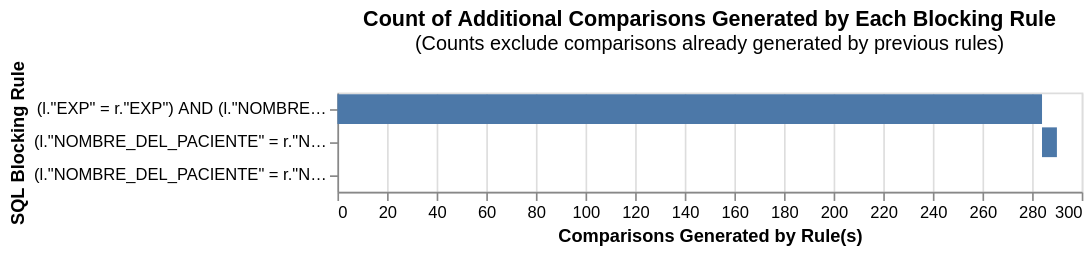

Notebook cell for this chart:
### Markdown cell above
### Contar el número de comparaciones creadas por una lista de reglas de agrupamiento

Genera una gráfica de comparaciones acumuladas donde cada barra representa cuántas comparaciones nuevas y únicas aporta cada regla adicional, después de desduplicar contra las reglas anteriores.

- Si una regla aporta muy pocas comparaciones nuevas y únicas significa que casi todos los pares de registros nuevos que genera ya estaban cubiertos por alguna regla o reglas anteriores, es decir, es redundante.
- Si una regla aporta muchas más comparaciones nuevas y únicas significa que está capturando pares que las otras reglas no cubren, por lo tanto, es valiiosa.
- El acumulado final me indica si la lista de reglas es manejable computacionalmente.

### Code cell
from splink.blocking_analysis import (
    cumulative_comparisons_to_be_scored_from_blocking_rules_chart,
)

blocking_rules_for_analysis = [
    block_on("EXP", "NOMBRE_DEL_PACIENTE"),
    block_on("NOMBRE_DEL_PACIENTE", "SEXO"),
    block_on("NOMBRE_DEL_PACIENTE", "MUNICIPIO_RESIDENCIA")
]


cumulative_comparisons_to_be_scored_from_blocking_rules_chart(
    table_or_tables=df,
    blocking_rules=blocking_rules_for_analysis,
    db_api=db_api,
    link_type="dedupe_only",
)

### Figure 1 — Vega-Lite specification as saved in the notebook (floating-point values rounded to 4 significant figures)
{"config": {"view": {"continuousWidth": 300, "continuousHeight": 300}}, "data": {"name": "data-e4174a17302468f240c93561c015968f"}, "mark": "bar", "encoding": {"order": {"field": "cumulative_rows"}, "tooltip": [{"field": "blocking_rule", "title": "SQL Condition", "type": "nominal"}, {"field": "row_count", "format": ",", "title": "Comparisons Generated", "type": "quantitative"}, {"field": "cumulative_rows", "format": ",", "title": "Cumulative Comparisons", "type": "quantitative"}, {"field": "cartesian", "format": ",", "title": "Total comparisons in Cartesian product", "type": "quantitative"}], "x": {"field": "start", "title": "Comparisons Generated by Rule(s)", "type": "quantitative"}, "x2": {"field": "cumulative_rows"}, "y": {"field": "blocking_rule", "sort": ["-x2"], "title": "SQL Blocking Rule"}}, "height": {"step": 20}, "title": {"text": "Count of Additional Comparisons Generated by Each Blocking Rule", "subtitle": "(Counts exclude comparisons already generated by previous rules)"}, "width": 450, "$schema": "https://vega.github.io/schema/vega-lite/v5.9.3.json", "datasets": {"data-e4174a17302468f240c93561c015968f": [{"blocking_rule": "(l.\"EXP\" = r.\"EXP\") AND (l.\"NOMBRE_DEL_PACIENTE\" = r.\"NOMBRE_DEL_PACIENTE\")", "row_count": 284, "cumulative_rows": 284, "cartesian": 10725396, "match_key": "0", "start": 0}, {"blocking_rule": "(l.\"NOMBRE_DEL_PACIENTE\" = r.\"NOMBRE_DEL_PACIENTE\") AND (l.\"SEXO\" = r.\"SEXO\")", "row_count": 6, "cumulative_rows": 290, "cartesian": 10725396, "match_key": "1", "start": 284}, {"blocking_rule": "(l.\"NOMBRE_DEL_PACIENTE\" = r.\"NOMBRE_DEL_PACIENTE\") AND (l.\"MUNICIPIO_RESIDENCIA\" = r.\"MUNICIPIO_RESIDENCIA\")", "row_count": 0, "cumulative_rows": 290, "cartesian": 10725396, "match_key": "2", "start": 290}]}}
